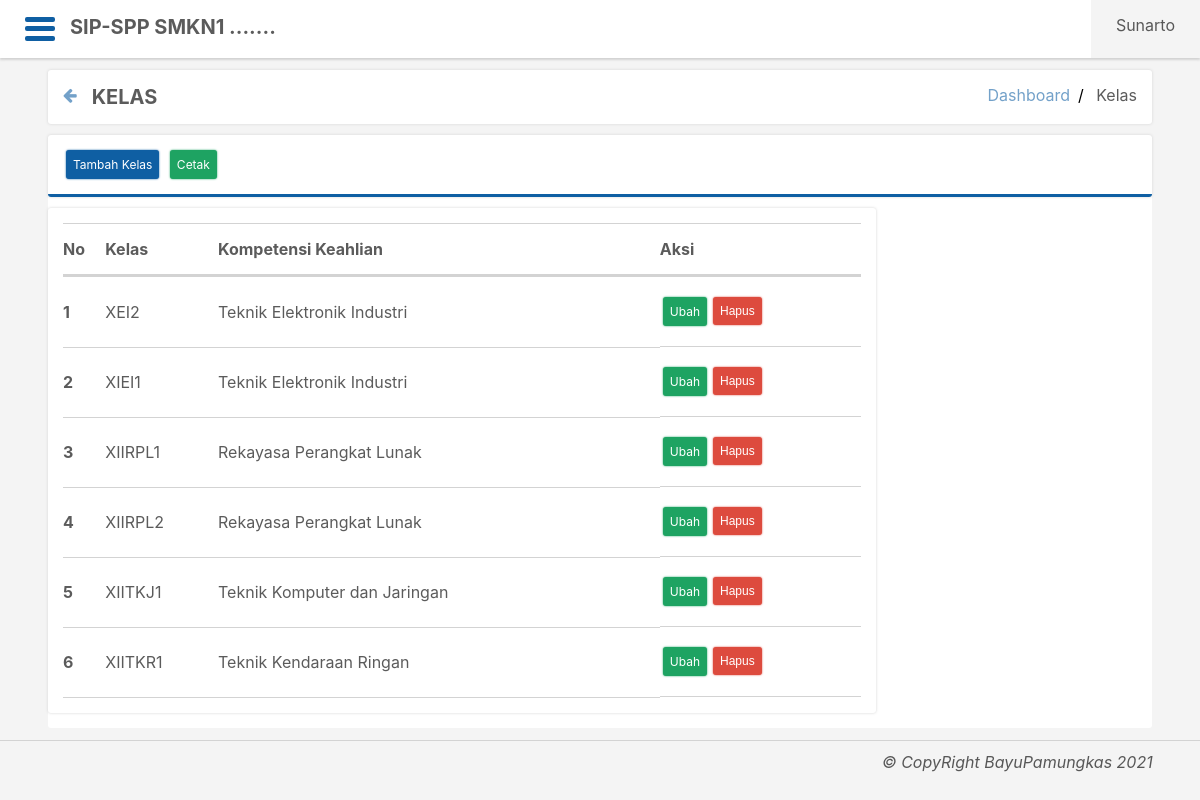
The app's page /kelas/datakelas.php (signed in) with its own data.
### tables this page shows
CREATE TABLE `tb_kelas` (
  `id_kelas` int(11) NOT NULL,
  `nama_kelas` varchar(10) NOT NULL,
  `kompetensi_keahlian` varchar(50) NOT NULL
);

### function/Kelas.php (called while the page is built, shortened)
<?php
class Kelas
{
    public function __construct()
    {
        global $koneksi;
        $this->auth = new Auth();
        $this->db = $koneksi;
    }
    public function ambil($limit = null)
    {
        if (isset($limit)) {
            $kelas = $this->db->query("SELECT * FROM tb_kelas ORDER BY kompetensi_keahlian ASC LIMIT $limit");
        } else {
            $kelas = $this->db->query("SELECT * FROM tb_kelas  ORDER BY nama_kelas ASC");
        }
        $datakelas = [];
        while ($k = $kelas->fetch_assoc()) {
            $datakelas[] = $k;
        }
        return $datakelas;
    }
}

### function/Auth.php (called while the page is built, shortened)
<?php
class Auth
{
    public function ceklogin()
    {
        if (!isset($_SESSION['level'])) {
            header('location:' . url . 'masuk.php');
        } else {
            return true;
        }
    }
}

### public/kelas/datakelas.php (the view, shortened to what this page needs)
<?php
$kelas = new Kelas();
$datakelas = $kelas->ambil();
include '../template/header.php';
?>
<div class="container">
    <div class="row bg-p b-sd" style="padding: 15px;">
        <div class="tbl-back" style="margin-right:15px; color: #0f5ea395">
            <a style="cursor:pointer" onclick="window.history.back()">
                <i class="fa fa-arrow-left"></i>
            </a>
        </div>
        <div class="col">
            <h3 style="">KELAS</h3>
        </div>
        <div class="col">
            <ul class="breadcrumb">
                <li><a href="<?= url ?>">Dashboard</a></li>
                <li>Kelas</li>
            </ul>
        </div>
    </div>
    <div class="row bg-p " style="margin-top:1%; padding-bottom: 15px">
        <?php if (!isset($_GET['idk'])) : ?>
            <div class=" col-1 b-sd" style="border-bottom: 3px solid #0f5fa3 ; padding: 5px 15px">
                <a href="<?= url ?>kelas/tambahkelas.php" class="tbl tbl-b">Tambah Kelas</a>
                <a href="<?= url ?>kelas/cetakkelas.php" class="tbl tbl-h">Cetak</a>
            </div>
        <?php endif; ?>
        <div class="col bg-p b-sd" style="padding: 15px; margin: 1% 1% 0 0">
            <table>
                <thead>
                    <tr>
                        <td>No</td>
                        <td>Kelas</td>
                        <td>Kompetensi Keahlian</td>
                        <td>Aksi</td>
                    </tr>
                </thead>
                <tbody>
                    <?php foreach ($datakelas as $key => $value) : ?>
                        <tr>
                            <td><?= $key + 1 ?></td>
                            <td><?= $value['nama_kelas'] ?></td>
                            <td><?= $value['kompetensi_keahlian'] ?></td>
                            <td>
                                <a class="tbl tbl-h" href="<?= url ?>kelas/ubahkelas.php?idk=<?= $value['id_kelas'] ?>">Ubah</a>
                                <form action="" method="post">
                                    <button class="tbl tbl-m" type="submit" name="submit" value="hapus" onclick="konfirmasi(event, 'Anda yakin ingin menghapus data ini')">Hapus</button>
                                </form>
                            </td>
                        </tr>
                    <?php endforeach; ?>
                </tbody>
            </table>
        </div>
        <div class="col-3"></div>
    </div>
</div>
<?php include '../template/footer.php'; ?>

### public/assets/custom.style.css (style rules this page uses)
* { margin: 0; padding: 0; }
body { background-color: #f4f4f4; color: rgba(0, 0, 0, 0.645); font-family: -apple-system, BlinkMacSystemFont, "Segoe UI", Roboto, Oxygen, Ubuntu, Cantarell, "Open Sans", "Helvetica Neue", sans-serif; }
a { text-decoration: none; }
.container { margin: 0 3%; padding: 1%; }
.b-sd { box-shadow: 0 0 3px #d3d3d3; }
.row { display: flex; flex-wrap: wrap; border-radius: 3px; }
.col { width: 100%; flex-basis: 0; flex: 1; border-radius: 3px; }
.col-1 { width: 100%; border-radius: 3px; }
.col-3 { width: 24%; border-radius: 3px; }
.bg-p { background-color: white; }
h3 { font-size: 20px; font-weight: bold; }
table { width: 100%; border-collapse: collapse; }
table thead tr { font-weight: bold; }
thead tr td { padding: 15px 0; border-bottom: 3px solid #d3d3d3; border-top: 1px solid #d3d3d3; }
tbody tr td { border-bottom: 1px solid #d3d3d3; padding: 10px 0; }
tbody tr td:first-child { font-weight: bold; }
tbody tr td:last-child { display: flex; }
.tbl { border: none; padding: 7px; font-size: 12px; color: white; border-radius: 3px; margin: 10px 3px; }
.tbl.tbl-b { display: inline-flex; background-color: #0f5fa3; box-shadow: 0 0 2px #0f5fa3; }
.tbl.tbl-h { display: inline-flex; background-color: #1ea362; box-shadow: 0 0 2px #1ea362; }
.tbl.tbl-m { display: inline-flex; background-color: #dd4b3e; box-shadow: 0 0 2px #dd4b3e; }
ul.breadcrumb { display: flex; float: right; }
.breadcrumb li { display: inline; }
ul.breadcrumb li + li:before { padding: 8px; color: black; content: "/\00a0"; }
ul.breadcrumb li a { color: #0f5ea395; text-decoration: none; }

### records on screen
tb_kelas: nama_kelas "XEI2", kompetensi_keahlian "Teknik Elektronik Industri"
tb_kelas: nama_kelas "XIEI1", kompetensi_keahlian "Teknik Elektronik Industri"
tb_kelas: nama_kelas "XIIRPL1", kompetensi_keahlian "Rekayasa Perangkat Lunak"
tb_kelas: nama_kelas "XIIRPL2", kompetensi_keahlian "Rekayasa Perangkat Lunak"
tb_kelas: nama_kelas "XIITKJ1", kompetensi_keahlian "Teknik Komputer dan Jaringan"
tb_kelas: nama_kelas "XIITKR1", kompetensi_keahlian "Teknik Kendaraan Ringan"

### other values on screen
$_SESSION['nama'] "Sunarto"
author "BayuPamungkas"
